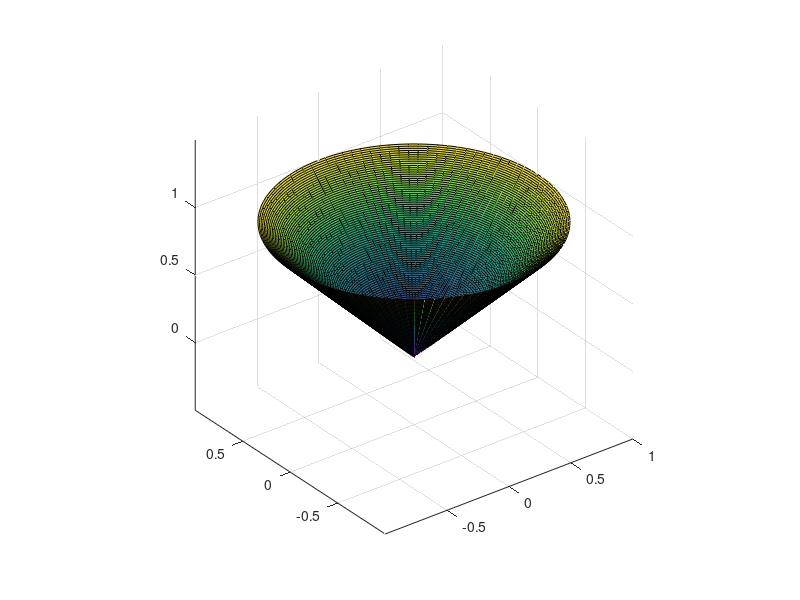

Here is the MATLAB script that generated this plot:
t = linspace(0,1,100);
s = linspace(0,2*pi,100);
[T,S] = meshgrid(t,s);
X = T.*cos(S);
Y = T.*sin(S);
Z = T;
surf(X,Y,Z);
axis equal;
grid on